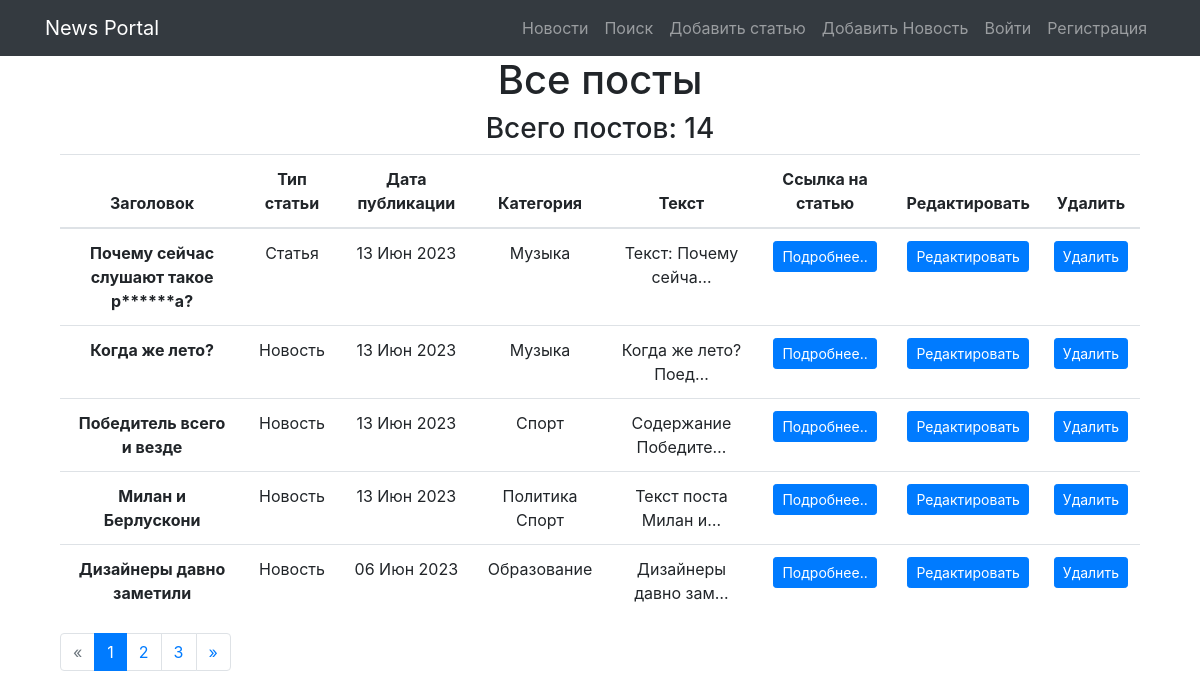
The app's page /, older data.
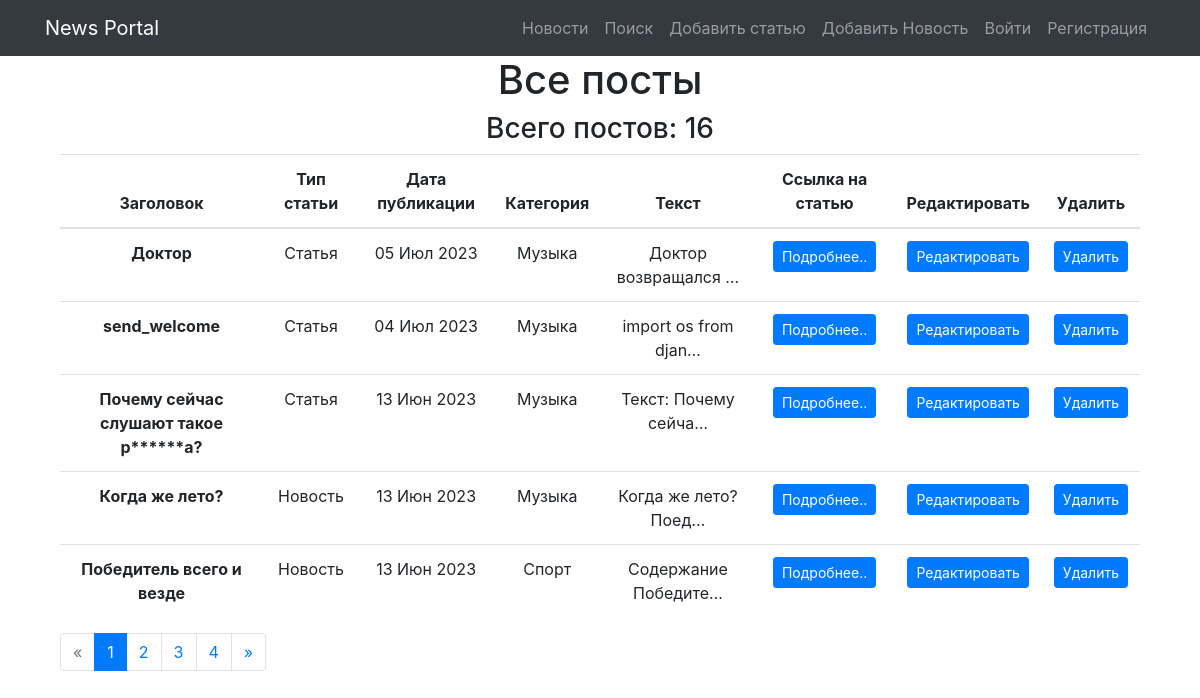
The same page, newer data.
### news/models.py (models this page shows, shortened)
class Post(models.Model):
    class Meta:
        verbose_name = 'Пост'
        verbose_name_plural = 'Посты'
    ARTICLE = 'article'
    NEWS = 'news'
    POST_TYPES = [
        (ARTICLE, 'Статья'),
        (NEWS, 'Новость'),
    ]
    author = models.ForeignKey(Author, verbose_name='Автор', on_delete=models.CASCADE)
    post_type = models.CharField(max_length=10, verbose_name='тип поста', choices=POST_TYPES)
    created_at = models.DateTimeField(auto_now_add=True)
    category = models.ManyToManyField(Category, verbose_name='Категория', through='PostCategory')
    title = models.CharField(max_length=200, verbose_name='Заголовок')
    text = models.TextField(verbose_name='Содержание')
    rating = models.IntegerField(default=0, verbose_name='Рейтинг')

class Category(models.Model):
    class Meta:
        verbose_name = 'Категория'
        verbose_name_plural = 'Категории'
    name_category = models.CharField(max_length=150, unique=True)

### news/views.py (the view)
# urls.py: path('', PostsListView.as_view(), name='posts_list'),
class PostsListView(ListView):
    model = Post
    template_name = 'news/posts_list.html'
    context_object_name = 'posts'
    ordering = ['-created_at']
    paginate_by = 5

### news/templatetags/custom_filters.py (called while the page is built)
@register.filter()
def censor(post_text: str):
    if not isinstance(post_text, str):
        raise ValueError('Можно применить только к строке!')  # Если строка, то в ней уже ищем плохие слова
    if 'редиск' or 'баран' in post_text:
        text = post_text.replace('редиск', 'р******')
        text = text.replace('баран', 'б****')
        return text

### templates/news/posts_list.html (shortened to what this page needs)
{% extends 'flatpages/default.html' %}
{% load static %}
{% load custom_filters %}
{% block content %}
<div class="col-lg-12 text-center" xmlns="http://www.w3.org/1999/html">
    <h1>Все посты</h1>
    <h3>Всего постов: {{ paginator.count }}</h3>
    <table class="table">
        <thead>
        <tr>
            <th scope="col">Заголовок</th>
            <th scope="col">Тип статьи</th>
            <th scope="col">Дата публикации</th>
            <th scope="col">Категория</th>
            <th scope="col">Текст</th>
            <th scope="col">Ссылка на статью</th>
            <th scope="col">Редактировать</th>
            <th scope="col">Удалить</th>
        </tr>
        </thead>
        <tbody>
        {% for post in posts %}
        <tr>
            <th scope="row">{{ post.title|censor }}</th>
            {% if post.post_type == 'article' %}
                <td>Статья</td>
            {% else %}
                <td>Новость</td>
            {% endif %}
            <td>{{ post.created_at | date:'d M Y' }}</td>
            <td>
                {% for category in post.category.all %}
                    {{ category.name_category }}
                {% endfor %}
            </td>
            <td>{{ post.text | truncatechars:20|censor }}</td>
            <td><a class="btn btn-primary btn-sm" href="{% url 'post_detail' post.pk %}">Подробнее..</a></td>
            <td><a class="btn btn-primary btn-sm" href="{% url 'post_update' post.pk %}">Редактировать</a></td>
            <td><a class="btn btn-primary btn-sm" href="{% url 'post_delete' post.pk %}">Удалить</a></td>
        </tr>
        {% endfor %}
        </tbody>
    </table>
{% include "flatpages/pagination.html" %}
</div>
{% endblock %}

Row changes from the older to the newer data that the page shows:
no longer on this page (row unchanged): Post: title|censor "Милан и Берлускони", post_type "Новость", created_at "13 Июн 2023", text|censor "Текст поста Милан и…", Category (name_category "Спорт")
no longer on this page (row unchanged): Category: name_category "Политика", shown under "Милан и Берлускони"
no longer on this page (row unchanged): Post: title|censor "Дизайнеры давно заметили", post_type "Новость", created_at "06 Июн 2023", text|censor "Дизайнеры давно зам…"
no longer on this page (row unchanged): Category: name_category "Образование", shown under "Дизайнеры давно заметили"
added Post: title|censor "Доктор", post_type "Статья", created_at "05 Июл 2023", text|censor "Доктор возвращался …", Category (name_category "Музыка")
added Post: title|censor "send_welcome", post_type "Статья", created_at "04 Июл 2023", text|censor "import os from djan…", Category (name_category "Музыка")
Text that changed along with them:
{{ paginator.count }}: "14" → "16"
new list line: "4"
